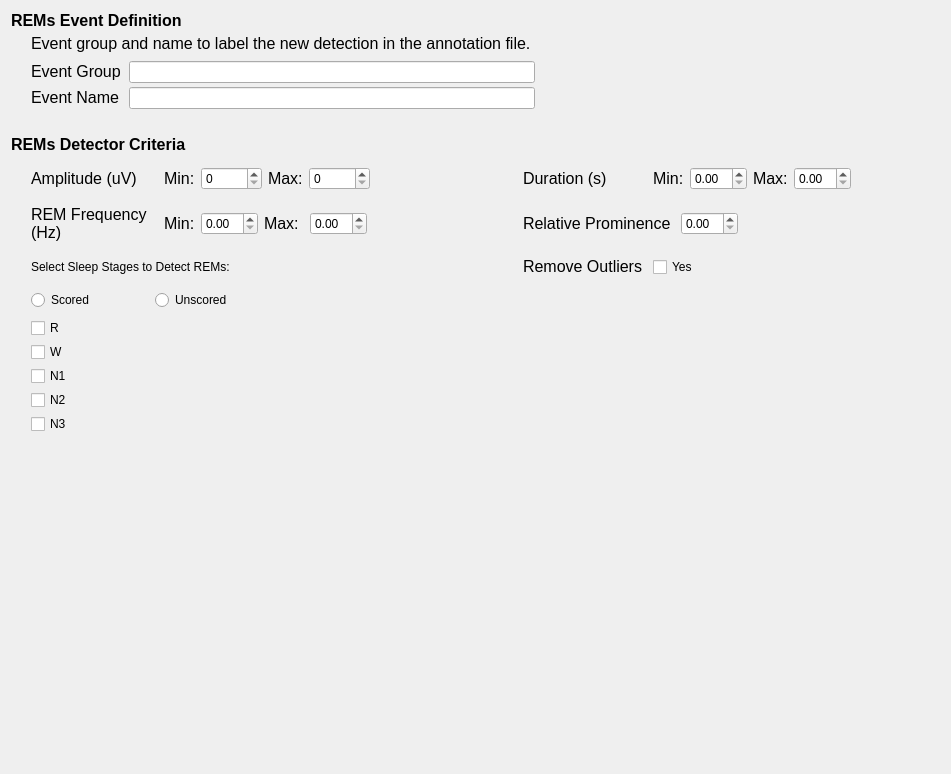
<?xml version="1.0" encoding="UTF-8"?>
<ui version="4.0">
 <class>DetectorStep</class>
 <widget class="QWidget" name="DetectorStep">
  <property name="geometry">
   <rect>
    <x>0</x>
    <y>0</y>
    <width>951</width>
    <height>774</height>
   </rect>
  </property>
  <property name="windowTitle">
   <string/>
  </property>
  <layout class="QGridLayout" name="gridLayout_2">
   <item row="0" column="0">
    <layout class="QGridLayout" name="gridLayout">
     <property name="spacing">
      <number>4</number>
     </property>
     <item row="1" column="0">
      <widget class="QLabel" name="label_19">
       <property name="text">
        <string>&lt;html&gt;&lt;head/&gt;&lt;body&gt;&lt;p&gt;&lt;span style=&quot; font-size:12pt; font-weight:700;&quot;&gt;REMs Event Definition&lt;/span&gt;&lt;/p&gt;&lt;/body&gt;&lt;/html&gt;</string>
       </property>
      </widget>
     </item>
     <item row="4" column="0" colspan="2">
      <widget class="QLabel" name="label">
       <property name="maximumSize">
        <size>
         <width>16777215</width>
         <height>16777215</height>
        </size>
       </property>
       <property name="font">
        <font>
         <italic>false</italic>
         <bold>false</bold>
        </font>
       </property>
       <property name="lineWidth">
        <number>0</number>
       </property>
       <property name="text">
        <string>&lt;html&gt;&lt;head/&gt;&lt;body&gt;&lt;p&gt;&lt;span style=&quot; font-size:12pt; font-weight:700;&quot;&gt;REMs Detector Criteria&lt;/span&gt;&lt;/p&gt;&lt;/body&gt;&lt;/html&gt;</string>
       </property>
       <property name="wordWrap">
        <bool>true</bool>
       </property>
      </widget>
     </item>
     <item row="4" column="2">
      <widget class="QFrame" name="frame_6">
       <property name="frameShape">
        <enum>QFrame::Shape::NoFrame</enum>
       </property>
       <property name="frameShadow">
        <enum>QFrame::Shadow::Raised</enum>
       </property>
       <property name="lineWidth">
        <number>0</number>
       </property>
       <layout class="QHBoxLayout" name="horizontalLayout_6"/>
      </widget>
     </item>
     <item row="17" column="0" colspan="4">
      <layout class="QGridLayout" name="gridLayout_7">
       <item row="0" column="0">
        <spacer name="verticalSpacer_5">
         <property name="orientation">
          <enum>Qt::Orientation::Vertical</enum>
         </property>
         <property name="sizeHint" stdset="0">
          <size>
           <width>20</width>
           <height>40</height>
          </size>
         </property>
        </spacer>
       </item>
      </layout>
     </item>
     <item row="2" column="0" colspan="4">
      <layout class="QGridLayout" name="gridLayout_4">
       <item row="2" column="3">
        <widget class="QLineEdit" name="lineEdit"/>
       </item>
       <item row="2" column="1">
        <widget class="QLabel" name="label_15">
         <property name="lineWidth">
          <number>-3</number>
         </property>
         <property name="text">
          <string>&lt;html&gt;&lt;head/&gt;&lt;body&gt;&lt;p&gt;&lt;span style=&quot; font-size:12pt;&quot;&gt;Event Group&lt;/span&gt;&lt;/p&gt;&lt;/body&gt;&lt;/html&gt;</string>
         </property>
        </widget>
       </item>
       <item row="2" column="4">
        <spacer name="horizontalSpacer_6">
         <property name="orientation">
          <enum>Qt::Orientation::Horizontal</enum>
         </property>
         <property name="sizeHint" stdset="0">
          <size>
           <width>40</width>
           <height>20</height>
          </size>
         </property>
        </spacer>
       </item>
       <item row="0" column="1" colspan="3">
        <widget class="QLabel" name="label_20">
         <property name="text">
          <string>&lt;html&gt;&lt;head/&gt;&lt;body&gt;&lt;p&gt;&lt;span style=&quot; font-size:12pt;&quot;&gt;Event group and name to label the new detection in the annotation file.&lt;/span&gt;&lt;/p&gt;&lt;/body&gt;&lt;/html&gt;</string>
         </property>
        </widget>
       </item>
       <item row="3" column="1">
        <widget class="QLabel" name="label_9">
         <property name="maximumSize">
          <size>
           <width>16777215</width>
           <height>16777215</height>
          </size>
         </property>
         <property name="lineWidth">
          <number>0</number>
         </property>
         <property name="text">
          <string>&lt;html&gt;&lt;head/&gt;&lt;body&gt;&lt;p&gt;&lt;span style=&quot; font-size:12pt;&quot;&gt;Event Name&lt;/span&gt;&lt;/p&gt;&lt;/body&gt;&lt;/html&gt;</string>
         </property>
        </widget>
       </item>
       <item row="3" column="3">
        <widget class="QLineEdit" name="lineEdit_2"/>
       </item>
       <item row="0" column="0" rowspan="4">
        <spacer name="verticalSpacer">
         <property name="orientation">
          <enum>Qt::Orientation::Vertical</enum>
         </property>
         <property name="sizeHint" stdset="0">
          <size>
           <width>20</width>
           <height>40</height>
          </size>
         </property>
        </spacer>
       </item>
      </layout>
     </item>
     <item row="3" column="2">
      <widget class="QFrame" name="frame_7">
       <property name="frameShape">
        <enum>QFrame::Shape::NoFrame</enum>
       </property>
       <property name="frameShadow">
        <enum>QFrame::Shadow::Raised</enum>
       </property>
       <property name="lineWidth">
        <number>0</number>
       </property>
       <layout class="QHBoxLayout" name="horizontalLayout_7"/>
      </widget>
     </item>
     <item row="5" column="0" colspan="4">
      <layout class="QGridLayout" name="gridLayout_5">
       <item row="9" column="1">
        <widget class="QCheckBox" name="checkBox_N3">
         <property name="text">
          <string>N3</string>
         </property>
        </widget>
       </item>
       <item row="0" column="0" rowspan="11">
        <spacer name="verticalSpacer_2">
         <property name="orientation">
          <enum>Qt::Orientation::Vertical</enum>
         </property>
         <property name="sizeHint" stdset="0">
          <size>
           <width>20</width>
           <height>40</height>
          </size>
         </property>
        </spacer>
       </item>
       <item row="0" column="4">
        <spacer name="horizontalSpacer_3">
         <property name="orientation">
          <enum>Qt::Orientation::Horizontal</enum>
         </property>
         <property name="sizeHint" stdset="0">
          <size>
           <width>40</width>
           <height>20</height>
          </size>
         </property>
        </spacer>
       </item>
       <item row="2" column="5">
        <widget class="QFrame" name="frame_5">
         <property name="frameShape">
          <enum>QFrame::Shape::NoFrame</enum>
         </property>
         <property name="frameShadow">
          <enum>QFrame::Shadow::Raised</enum>
         </property>
         <property name="lineWidth">
          <number>0</number>
         </property>
         <layout class="QHBoxLayout" name="horizontalLayout_5">
          <item>
           <widget class="QLabel" name="label_7">
            <property name="lineWidth">
             <number>0</number>
            </property>
            <property name="text">
             <string>&lt;html&gt;&lt;head/&gt;&lt;body&gt;&lt;p&gt;&lt;span style=&quot; font-size:12pt;&quot;&gt;Remove Outliers     &lt;/span&gt;&lt;/p&gt;&lt;/body&gt;&lt;/html&gt;</string>
            </property>
           </widget>
          </item>
          <item>
           <widget class="QCheckBox" name="checkBox">
            <property name="text">
             <string>Yes</string>
            </property>
           </widget>
          </item>
          <item>
           <spacer name="horizontalSpacer_4">
            <property name="orientation">
             <enum>Qt::Orientation::Horizontal</enum>
            </property>
            <property name="sizeHint" stdset="0">
             <size>
              <width>40</width>
              <height>20</height>
             </size>
            </property>
           </spacer>
          </item>
         </layout>
        </widget>
       </item>
       <item row="10" column="3">
        <widget class="QFrame" name="frame_9">
         <property name="frameShape">
          <enum>QFrame::Shape::NoFrame</enum>
         </property>
         <property name="frameShadow">
          <enum>QFrame::Shadow::Raised</enum>
         </property>
         <property name="lineWidth">
          <number>0</number>
         </property>
         <layout class="QHBoxLayout" name="horizontalLayout_9"/>
        </widget>
       </item>
       <item row="7" column="1">
        <widget class="QCheckBox" name="checkBox_N1">
         <property name="text">
          <string>N1</string>
         </property>
        </widget>
       </item>
       <item row="0" column="5">
        <widget class="QFrame" name="frame_2">
         <property name="frameShape">
          <enum>QFrame::Shape::NoFrame</enum>
         </property>
         <property name="frameShadow">
          <enum>QFrame::Shadow::Raised</enum>
         </property>
         <property name="lineWidth">
          <number>0</number>
         </property>
         <layout class="QHBoxLayout" name="horizontalLayout_2">
          <item>
           <widget class="QLabel" name="label_2">
            <property name="maximumSize">
             <size>
              <width>16777215</width>
              <height>16777215</height>
             </size>
            </property>
            <property name="font">
             <font>
              <italic>false</italic>
              <bold>false</bold>
             </font>
            </property>
            <property name="lineWidth">
             <number>0</number>
            </property>
            <property name="text">
             <string>&lt;html&gt;&lt;head/&gt;&lt;body&gt;&lt;p&gt;&lt;span style=&quot; font-size:12pt;&quot;&gt;Duration (s)&lt;/span&gt;&lt;/p&gt;&lt;/body&gt;&lt;/html&gt;</string>
            </property>
           </widget>
          </item>
          <item>
           <spacer name="horizontalSpacer_12">
            <property name="orientation">
             <enum>Qt::Orientation::Horizontal</enum>
            </property>
            <property name="sizeHint" stdset="0">
             <size>
              <width>40</width>
              <height>20</height>
             </size>
            </property>
           </spacer>
          </item>
          <item>
           <widget class="QLabel" name="label_11">
            <property name="font">
             <font>
              <italic>false</italic>
              <bold>false</bold>
             </font>
            </property>
            <property name="text">
             <string>&lt;html&gt;&lt;head/&gt;&lt;body&gt;&lt;p&gt;&lt;span style=&quot; font-size:12pt;&quot;&gt;Min:&lt;/span&gt;&lt;/p&gt;&lt;/body&gt;&lt;/html&gt;</string>
            </property>
           </widget>
          </item>
          <item>
           <widget class="QDoubleSpinBox" name="doubleSpinBox_6">
            <property name="singleStep">
             <double>0.010000000000000</double>
            </property>
           </widget>
          </item>
          <item>
           <widget class="QLabel" name="label_12">
            <property name="text">
             <string>&lt;html&gt;&lt;head/&gt;&lt;body&gt;&lt;p&gt;&lt;span style=&quot; font-size:12pt;&quot;&gt;Max:&lt;/span&gt;&lt;/p&gt;&lt;/body&gt;&lt;/html&gt;</string>
            </property>
           </widget>
          </item>
          <item>
           <widget class="QDoubleSpinBox" name="doubleSpinBox_5">
            <property name="singleStep">
             <double>0.010000000000000</double>
            </property>
           </widget>
          </item>
          <item>
           <spacer name="horizontalSpacer_5">
            <property name="orientation">
             <enum>Qt::Orientation::Horizontal</enum>
            </property>
            <property name="sizeHint" stdset="0">
             <size>
              <width>40</width>
              <height>20</height>
             </size>
            </property>
           </spacer>
          </item>
          <item>
           <spacer name="horizontalSpacer_7">
            <property name="orientation">
             <enum>Qt::Orientation::Horizontal</enum>
            </property>
            <property name="sizeHint" stdset="0">
             <size>
              <width>40</width>
              <height>20</height>
             </size>
            </property>
           </spacer>
          </item>
         </layout>
        </widget>
       </item>
       <item row="3" column="3">
        <widget class="QRadioButton" name="radioButton_unscored">
         <property name="text">
          <string>Unscored</string>
         </property>
        </widget>
       </item>
       <item row="10" column="4">
        <widget class="QLabel" name="label_22">
         <property name="text">
          <string/>
         </property>
        </widget>
       </item>
       <item row="5" column="1">
        <widget class="QCheckBox" name="checkBox_R">
         <property name="text">
          <string>R</string>
         </property>
        </widget>
       </item>
       <item row="1" column="5">
        <widget class="QFrame" name="frame_4">
         <property name="frameShape">
          <enum>QFrame::Shape::NoFrame</enum>
         </property>
         <property name="frameShadow">
          <enum>QFrame::Shadow::Raised</enum>
         </property>
         <property name="lineWidth">
          <number>0</number>
         </property>
         <layout class="QHBoxLayout" name="horizontalLayout_4">
          <item>
           <widget class="QLabel" name="label_4">
            <property name="maximumSize">
             <size>
              <width>16777215</width>
              <height>16777215</height>
             </size>
            </property>
            <property name="font">
             <font>
              <italic>false</italic>
              <bold>false</bold>
             </font>
            </property>
            <property name="lineWidth">
             <number>0</number>
            </property>
            <property name="text">
             <string>&lt;html&gt;&lt;head/&gt;&lt;body&gt;&lt;p&gt;&lt;span style=&quot; font-size:12pt;&quot;&gt;Relative Prominence   &lt;/span&gt;&lt;/p&gt;&lt;/body&gt;&lt;/html&gt;</string>
            </property>
           </widget>
          </item>
          <item>
           <widget class="QDoubleSpinBox" name="doubleSpinBox_2">
            <property name="singleStep">
             <double>0.010000000000000</double>
            </property>
           </widget>
          </item>
          <item>
           <spacer name="horizontalSpacer_8">
            <property name="orientation">
             <enum>Qt::Orientation::Horizontal</enum>
            </property>
            <property name="sizeHint" stdset="0">
             <size>
              <width>40</width>
              <height>20</height>
             </size>
            </property>
           </spacer>
          </item>
         </layout>
        </widget>
       </item>
       <item row="0" column="3">
        <widget class="QFrame" name="frame">
         <property name="frameShape">
          <enum>QFrame::Shape::NoFrame</enum>
         </property>
         <property name="frameShadow">
          <enum>QFrame::Shadow::Raised</enum>
         </property>
         <property name="lineWidth">
          <number>0</number>
         </property>
         <layout class="QHBoxLayout" name="horizontalLayout">
          <item>
           <widget class="QLabel" name="label_18">
            <property name="text">
             <string>&lt;html&gt;&lt;head/&gt;&lt;body&gt;&lt;p&gt;&lt;span style=&quot; font-size:12pt;&quot;&gt;Min:&lt;/span&gt;&lt;/p&gt;&lt;/body&gt;&lt;/html&gt;</string>
            </property>
           </widget>
          </item>
          <item>
           <widget class="QSpinBox" name="spinBox_2">
            <property name="maximum">
             <number>10000</number>
            </property>
           </widget>
          </item>
          <item>
           <widget class="QLabel" name="label_17">
            <property name="text">
             <string>&lt;html&gt;&lt;head/&gt;&lt;body&gt;&lt;p&gt;&lt;span style=&quot; font-size:12pt;&quot;&gt;Max:&lt;/span&gt;&lt;/p&gt;&lt;/body&gt;&lt;/html&gt;</string>
            </property>
           </widget>
          </item>
          <item>
           <widget class="QSpinBox" name="spinBox">
            <property name="maximum">
             <number>10000</number>
            </property>
           </widget>
          </item>
          <item>
           <spacer name="horizontalSpacer_10">
            <property name="orientation">
             <enum>Qt::Orientation::Horizontal</enum>
            </property>
            <property name="sizeHint" stdset="0">
             <size>
              <width>40</width>
              <height>20</height>
             </size>
            </property>
           </spacer>
          </item>
         </layout>
        </widget>
       </item>
       <item row="3" column="1">
        <widget class="QRadioButton" name="radioButton_scored">
         <property name="text">
          <string>Scored</string>
         </property>
        </widget>
       </item>
       <item row="1" column="4">
        <spacer name="horizontalSpacer">
         <property name="orientation">
          <enum>Qt::Orientation::Horizontal</enum>
         </property>
         <property name="sizeHint" stdset="0">
          <size>
           <width>40</width>
           <height>20</height>
          </size>
         </property>
        </spacer>
       </item>
       <item row="1" column="1">
        <widget class="QLabel" name="label_3">
         <property name="maximumSize">
          <size>
           <width>16777215</width>
           <height>16777215</height>
          </size>
         </property>
         <property name="font">
          <font>
           <italic>false</italic>
           <bold>false</bold>
          </font>
         </property>
         <property name="lineWidth">
          <number>0</number>
         </property>
         <property name="text">
          <string>&lt;html&gt;&lt;head/&gt;&lt;body&gt;&lt;p&gt;&lt;span style=&quot; font-size:12pt;&quot;&gt;REM Frequency (Hz)&lt;/span&gt;&lt;/p&gt;&lt;/body&gt;&lt;/html&gt;</string>
         </property>
         <property name="wordWrap">
          <bool>true</bool>
         </property>
        </widget>
       </item>
       <item row="8" column="1">
        <widget class="QCheckBox" name="checkBox_N2">
         <property name="text">
          <string>N2</string>
         </property>
        </widget>
       </item>
       <item row="1" column="3">
        <widget class="QFrame" name="frame_3">
         <property name="frameShape">
          <enum>QFrame::Shape::NoFrame</enum>
         </property>
         <property name="frameShadow">
          <enum>QFrame::Shadow::Raised</enum>
         </property>
         <property name="lineWidth">
          <number>0</number>
         </property>
         <layout class="QHBoxLayout" name="horizontalLayout_3">
          <item>
           <widget class="QLabel" name="label_13">
            <property name="text">
             <string>&lt;html&gt;&lt;head/&gt;&lt;body&gt;&lt;p&gt;&lt;span style=&quot; font-size:12pt;&quot;&gt;Min:&lt;/span&gt;&lt;/p&gt;&lt;/body&gt;&lt;/html&gt;</string>
            </property>
           </widget>
          </item>
          <item>
           <widget class="QDoubleSpinBox" name="doubleSpinBox">
            <property name="singleStep">
             <double>0.010000000000000</double>
            </property>
           </widget>
          </item>
          <item>
           <widget class="QLabel" name="label_14">
            <property name="text">
             <string>&lt;html&gt;&lt;head/&gt;&lt;body&gt;&lt;p&gt;&lt;span style=&quot; font-size:12pt;&quot;&gt;Max: &lt;/span&gt;&lt;/p&gt;&lt;/body&gt;&lt;/html&gt;</string>
            </property>
           </widget>
          </item>
          <item>
           <widget class="QDoubleSpinBox" name="doubleSpinBox_3">
            <property name="singleStep">
             <double>0.010000000000000</double>
            </property>
           </widget>
          </item>
          <item>
           <spacer name="horizontalSpacer_11">
            <property name="orientation">
             <enum>Qt::Orientation::Horizontal</enum>
            </property>
            <property name="sizeHint" stdset="0">
             <size>
              <width>40</width>
              <height>20</height>
             </size>
            </property>
           </spacer>
          </item>
         </layout>
        </widget>
       </item>
       <item row="2" column="1" colspan="3">
        <widget class="QLabel" name="label_6">
         <property name="text">
          <string>Select Sleep Stages to Detect REMs:</string>
         </property>
        </widget>
       </item>
       <item row="0" column="1">
        <widget class="QLabel" name="label_8">
         <property name="font">
          <font>
           <italic>false</italic>
           <bold>false</bold>
          </font>
         </property>
         <property name="lineWidth">
          <number>0</number>
         </property>
         <property name="text">
          <string>&lt;html&gt;&lt;head/&gt;&lt;body&gt;&lt;p&gt;&lt;span style=&quot; font-size:12pt;&quot;&gt;Amplitude (uV)&lt;/span&gt;&lt;/p&gt;&lt;/body&gt;&lt;/html&gt;</string>
         </property>
        </widget>
       </item>
       <item row="6" column="1">
        <widget class="QCheckBox" name="checkBox_W">
         <property name="text">
          <string>W</string>
         </property>
        </widget>
       </item>
      </layout>
     </item>
    </layout>
   </item>
  </layout>
 </widget>
 <resources>
  <include location="../../../../../snooz-toolbox/src/main/python/ui/themes/themes.qrc"/>
 </resources>
 <connections/>
 <slots>
  <slot>on_choose()</slot>
  <slot>on_active_validation()</slot>
 </slots>
</ui>
